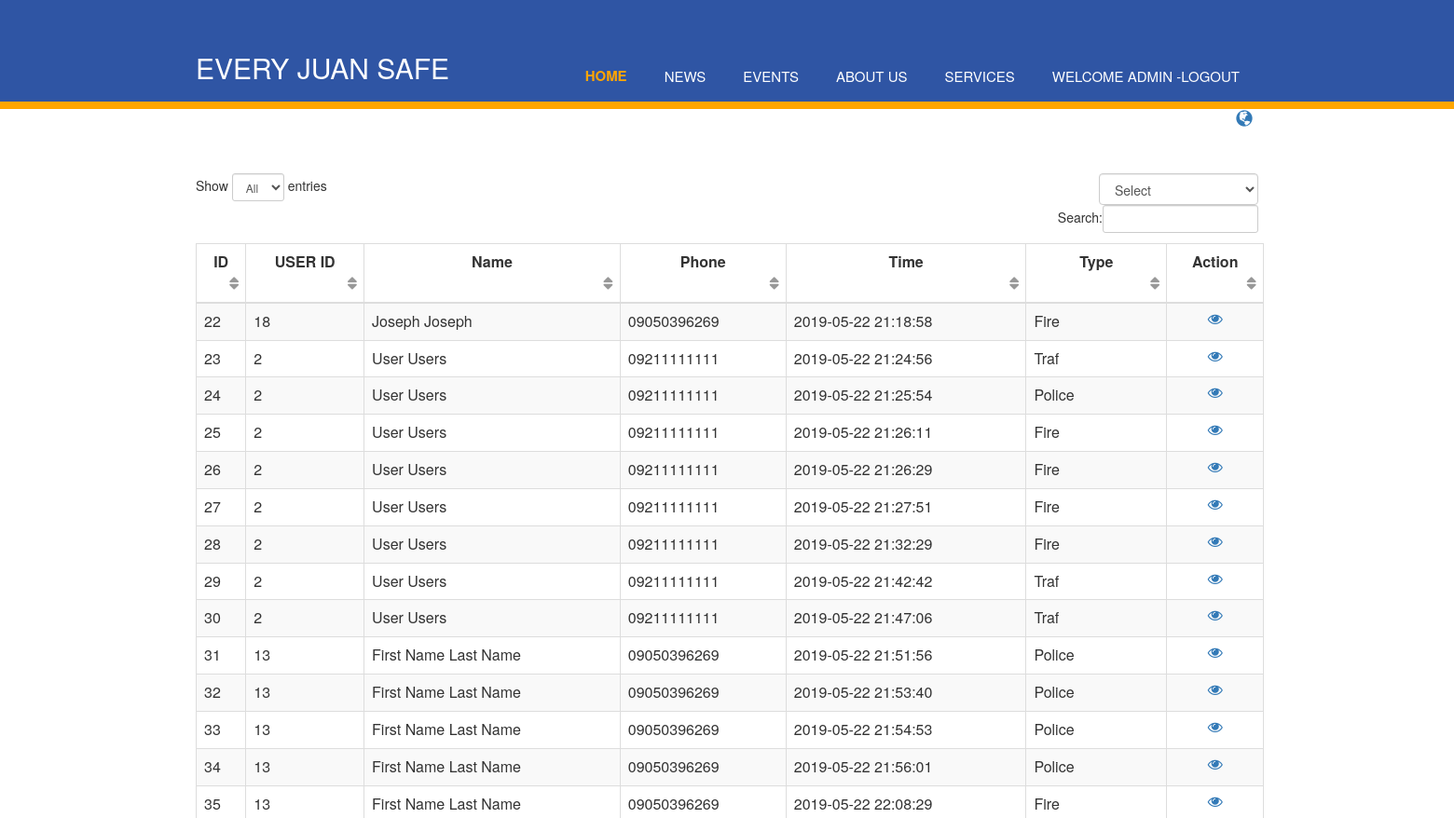
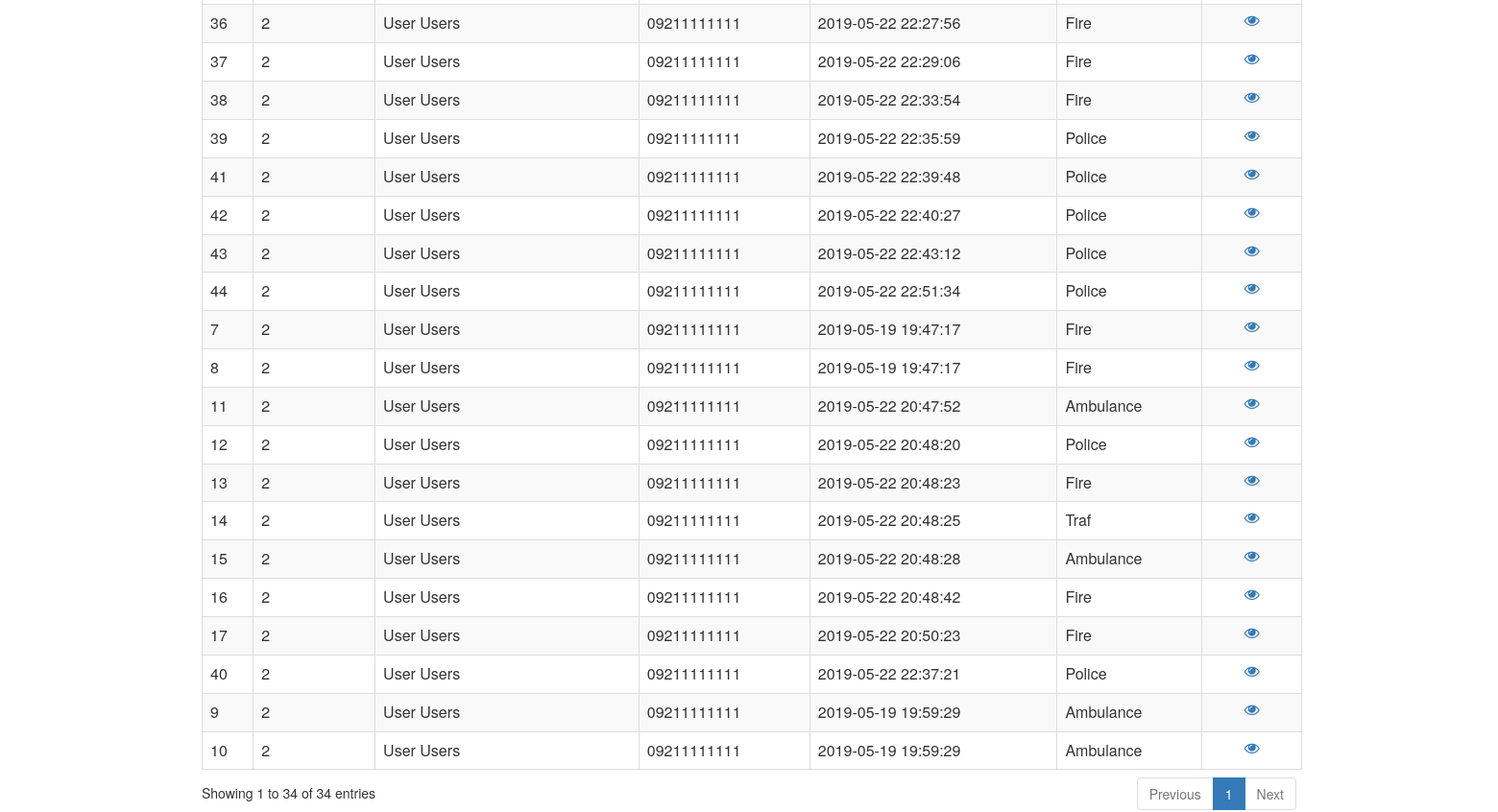
The app's page /responder/index.php (signed in), older data (2 pictures, top to bottom).
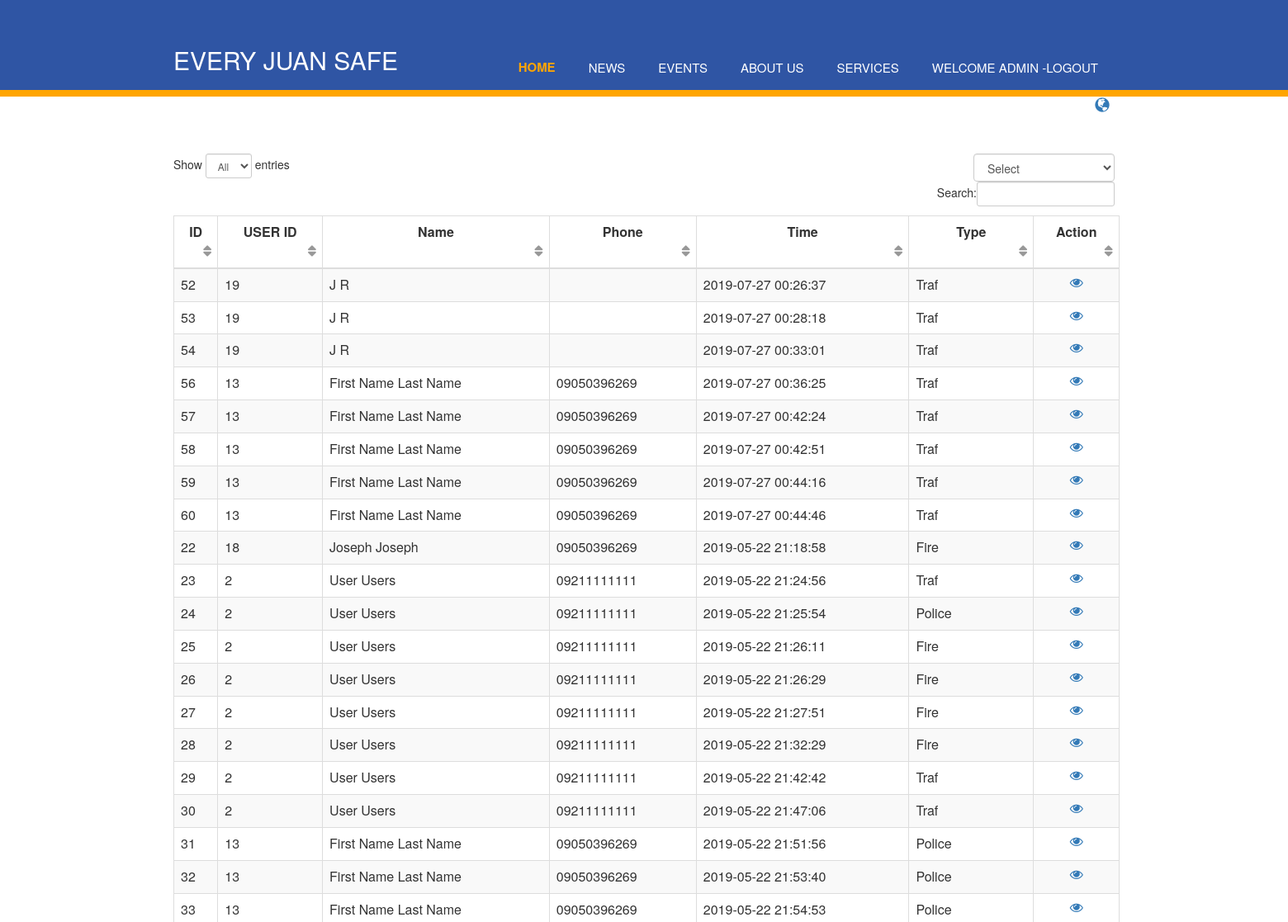
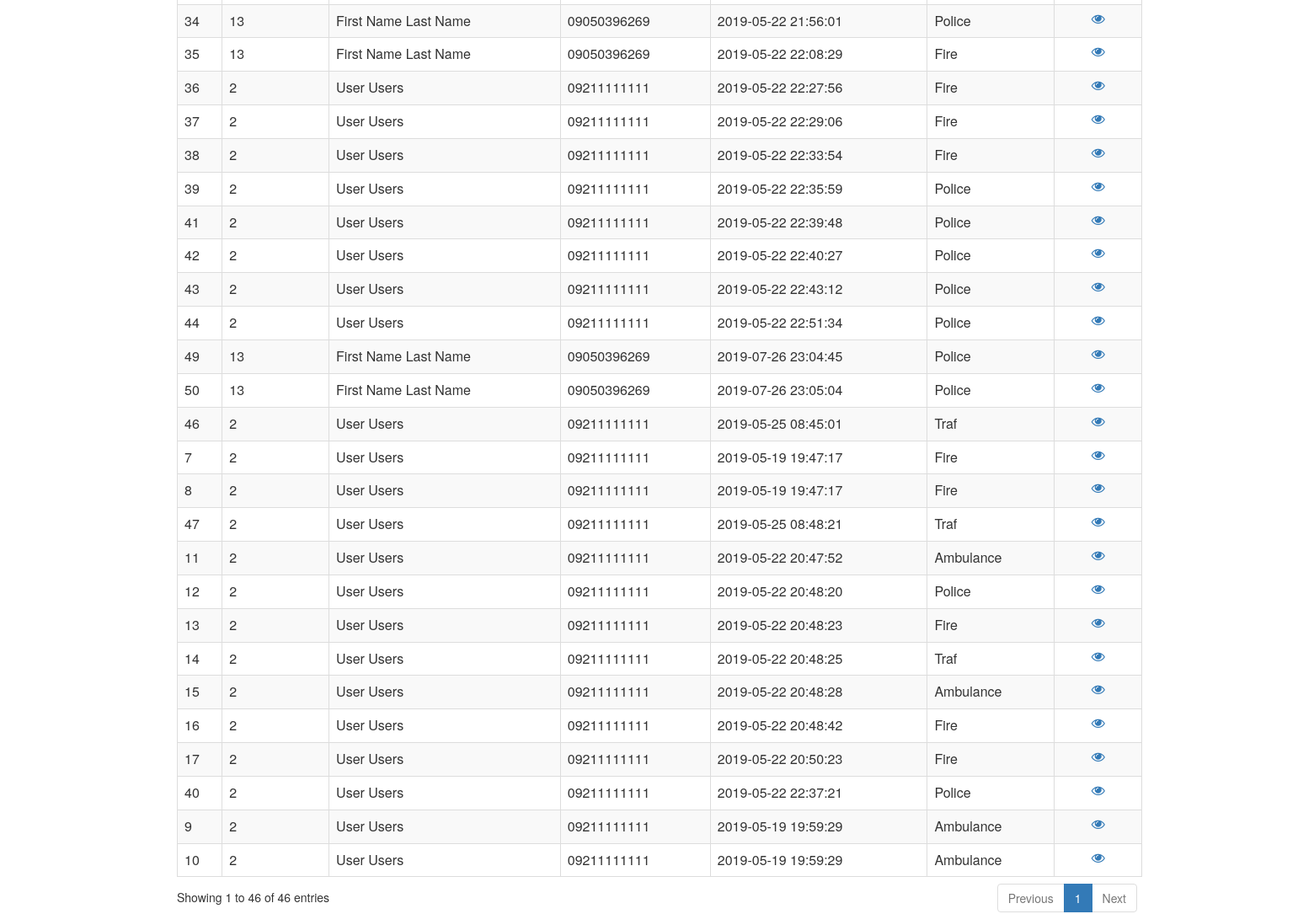
The same page, newer data (2 pictures, top to bottom).
### tables this page shows
CREATE TABLE `response` (
  `id` int(11) NOT NULL,
  `userID` int(11) NOT NULL,
  `name` text NOT NULL,
  `longtitude` text NOT NULL,
  `latitude` text NOT NULL,
  `Phone` text NOT NULL,
  `Time` datetime NOT NULL,
  `type` text NOT NULL,
  `status` int(11) NOT NULL,
  `responding` text NOT NULL
);

### responder/index.php (the view, shortened to what this page needs)
<?php
$connection = new PDO ("mysql:host=localhost;dbname=emergency","root","");
$sql = 'SELECT * FROM emergency.response where status != 0 ';
$statement = $connection->prepare($sql);
$statement->execute();
$results = $statement->fetchAll(PDO::FETCH_OBJ);
$username = $_SESSION["username"];
?>
    <link rel="stylesheet" href="../style.css">
    <link rel="stylesheet" href="../bower_components/bootstrap/dist/css/bootstrap.min.css">
    <link rel="stylesheet" href="https://maxcdn.bootstrapcdn.com/font-awesome/4.4.0/css/font-awesome.min.css">
    <link rel="stylesheet" href="../css/dataTables.bootstrap.css"/>
<!DOCTYPE html>
<html>
<head>
</head>
 <header>
      <div class="container">
        <div id="branding">
          <h1>Every Juan Safe</h1>
        </div>
        <nav>
          <ul>
            <li class="current"><a href="http://localhost:8080/EveryJuanSafe/2publicPage/publicIndex.php">Home</a></li>
            <li><a href="index.php">News</a></li>
            <li><a href="index.php">Events</a></li>
            <li><a href="index.php">About us</a></li>
            <li><a href="index.php">Services</a></li>
            <li class="dropdown" style="position: absolute;z-index: -1;">
            <a href="#" class="dropdown-toggle" data-toggle="dropdown"><span class="label label-pill label-danger count" style="border-radius:10px;"></span> <span class="glyphicon glyphicon-globe" style="font-size:18px;"></span></a>
            </li>
            <li><a href="../logout.php"><?php echo "Welcome $username -"; ?>Logout</a></li>
          </ul>
        </nav>
      </div>
    </header>
  <body>
<ul   style="margin-bottom: 1%; position: relative; left: 85%;color:white;">
 <li class="dropdown">
            <a href="#" class="dropdown-toggle" data-toggle="dropdown"><span class="label label-pill label-danger count" style="border-radius:10px;"></span> <span class="glyphicon glyphicon-globe" style="font-size:18px;"></span></a>
            </li>
</ul>
<div class="container">
  <select id="myInput" onchange="myFunction()"  class="form-control" style="width:15%; float: right;" >
      <option value="">Select</option>
  </select>
<table class="table table-striped table-bordered table-hover" id="dataTables-example">
  <thead>
    <tr>
                    <th><center>ID</center></th>
                    <th><center>USER ID</center></th>
                    <th><center>Name</center></th>
                    <th><center>Phone</center></th>
                    <th><center>Time</center></th>
                    <th><center>Type</center></th>
                    <th><center>Action</center></th>
                    </thead>
                    <tbody>
                       <?php foreach($results as $result): ?>
          <tr id="<?= $result->id; ?>">
            <td data-target="id"><?= $result->id; ?></td>
            <td data-target="userid"><?= $result->userID; ?></td>
            <td data-target="name"><?= $result->name; ?></td>
            <td data-target="Phone"><?= $result->Phone; ?></td>
            <td data-target="Time"><?= $result->Time; ?></td>
             <td data-target="type"><?= $result->type; ?></td>
            <td ><center>
              <a href="#" data-role="update" data-id="<?= $result->id; ?>" class="fa fa-eye"></a>
          </tr>
        <?php endforeach; ?>
                   </tbody>
                  </table>
</div>
</body>
</html>

### style.css (style rules this page uses)
body { font:15px/1.5 Arial,Helvetica,sans-serif; padding:0; margin:0; background:#F3F1F1; }
.container { width: 100 %; margin:auto; overflow: hidden; border:0px; }
ul { margin: 0; padding: 0; }
header { background: #2f55a4; color:#ffff; padding-top:0px; min-height: 70px; border-bottom: #FFA500 8px solid; }
header h1 { color:#ffff; text-decoration: none; text-transform: uppercase; font-size: 30px; }
header a { color:#ffff; text-decoration: none; text-transform: uppercase; font-size: 15px; }
header li { float: left; display: inline; padding: 0 20px 0 20px; margin-top:20px; margin-bottom:0px; }
header #branding { margin-top:5px; margin-bottom:10px; float: left; }
header #branding h1 { margin-left: 0; }
header nav { float:right; margin-top: 20px; }
header .highlight, header .current a { color:#FFA500; font-weight: bold; }

### responder/index.php (style rules this page uses)
td { text-transform: capitalize; }
.container { padding-top: 2% !important; }

Row changes from the older to the newer data that the page shows:
added response: id "46", userID "2", name "User Users", Phone "09211111111", Time "2019-05-25 08:45:01", type "Traf"
added response: id "47", userID "2", name "User Users", Phone "09211111111", Time "2019-05-25 08:48:21", type "Traf"
added response: id "49", userID "13", name "First Name Last Name", Phone "09050396269", Time "2019-07-26 23:04:45", type "Police"
added response: id "50", userID "13", name "First Name Last Name", Phone "09050396269", Time "2019-07-26 23:05:04", type "Police"
added response: id "52", userID "19", name "J R", Time "2019-07-27 00:26:37", type "Traf"
added response: id "53", userID "19", name "J R", Time "2019-07-27 00:28:18", type "Traf"
added response: id "54", userID "19", name "J R", Time "2019-07-27 00:33:01", type "Traf"
added response: id "56", userID "13", name "First Name Last Name", Phone "09050396269", Time "2019-07-27 00:36:25", type "Traf"
added response: id "57", userID "13", name "First Name Last Name", Phone "09050396269", Time "2019-07-27 00:42:24", type "Traf"
added response: id "58", userID "13", name "First Name Last Name", Phone "09050396269", Time "2019-07-27 00:42:51", type "Traf"
added response: id "59", userID "13", name "First Name Last Name", Phone "09050396269", Time "2019-07-27 00:44:16", type "Traf"
added response: id "60", userID "13", name "First Name Last Name", Phone "09050396269", Time "2019-07-27 00:44:46", type "Traf"
Text that changed along with them:
text written by a page script: "Show entries Search: Showing 1 to 34 of 34 entries Previous 1 Next" → "Show entries Search: Showing 1 to 46 of 46 entries Previous 1 Next"
